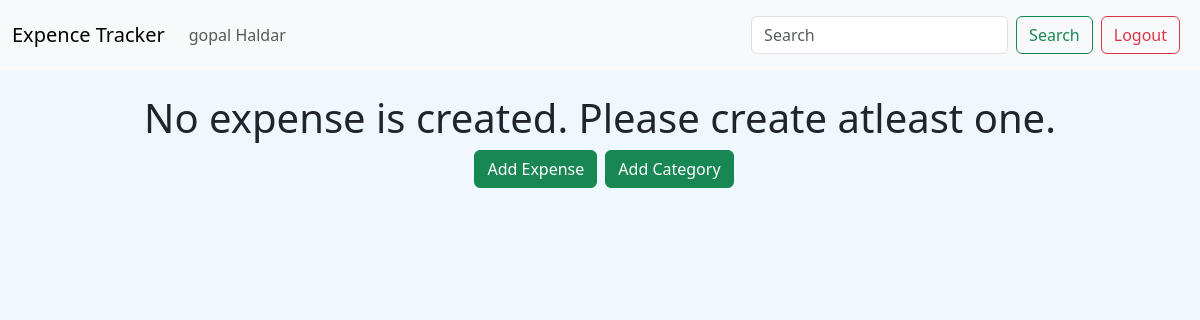
The app's page / (signed in), older data.
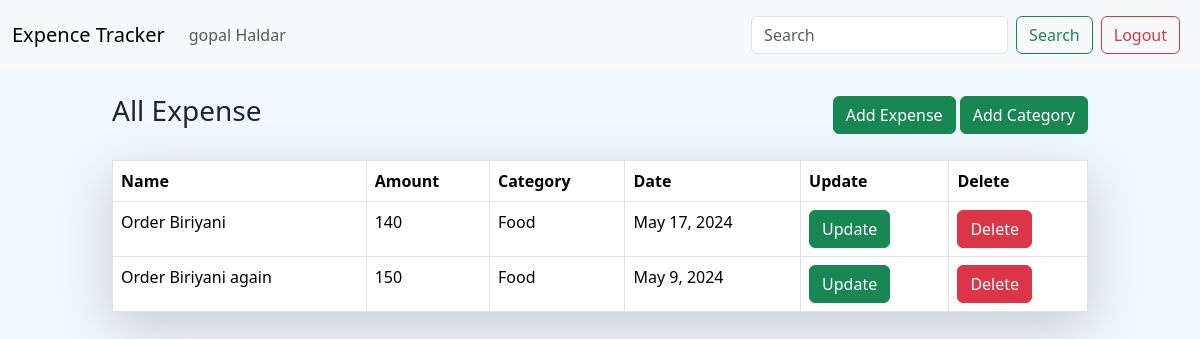
The same page, newer data.
### expence_tracker/models.py (models this page shows, shortened)
class Expence(models.Model):
    expence_name  = models.CharField(max_length=100, null=True, blank=True)
    amount  = models.IntegerField(null=True, blank=True)
    category = models.ForeignKey(Category, on_delete=models.SET_NULL, null=True, blank=True)
    date = models.DateField(null=True, blank=True)
    user = models.ForeignKey(User, on_delete=models.SET_NULL, null=True,blank=True)

class Category (models.Model):
    category = models.CharField(max_length=100)
    user = models.ForeignKey(User,on_delete=models.SET_NULL, null=True,blank=True)
    def __str__(self) -> str:
        return f"{self.category}"

### expence_tracker/views.py (the view, shortened to what this page needs)
# urls.py: path("", create_expence, name="create_expence"),
@login_required(login_url="/login/")
def create_expence(request):
    categories = Category.objects.filter(user=request.user)
    expences = Expence.objects.filter(user=request.user)
    return render(
        request,
        "create_expence.html",
        context={
            "categories":categories,
            "expences":expences
        }
    )

### templates/create_expence.html (shortened to what this page needs)
{% extends 'base.html' %}
{% block body %}
  {% if not expences %}
    <div class="container d-flex flex-column justify-content-center align-items-center">
      <h1 class="text-center mt-4">No expense is created. Please create atleast one.</h1>
      <div class="d-flex">
        <button type="button" class="btn btn-success mx-2" data-bs-toggle="modal" data-bs-target="#addExpenseModal">Add Expense</button>
        <button type="button" class="btn btn-success" data-bs-toggle="modal" data-bs-target="#addCategoryModal">Add Category</button>
      </div>
    </div>
  {% else %}
    <div class="container col-lg-10 mt-4">
      <div class="d-flex justify-content-between align-items-center">
        <h3>All Expense</h3>
        <div>
          <button type="button" class="btn btn-success" data-bs-toggle="modal" data-bs-target="#addExpenseModal">Add Expense</button>
          <button type="button" class="btn btn-success" data-bs-toggle="modal" data-bs-target="#addCategoryModal">Add Category</button>
        </div>
      </div>
      <table class="table table-bordered shadow-lg mt-4 p-4">
        <thead>
          <tr>
            <th scope="col">Name</th>
            <th scope="col">Amount</th>
            <th scope="col">Category</th>
            <th scope="col">Date</th>
            <th scope="col">Update</th>
            <th scope="col">Delete</th>
          </tr>
        </thead>
        <tbody>
          {% for expence in expences %}
            <tr>
              <td>{{ expence.expence_name }}</td>
              <td>{{ expence.amount }}</td>
              <td>{{ expence.category }}</td>
              <td>{{ expence.date }}</td>
              <td>
                <button type="button" class="btn btn-success" data-bs-toggle="modal" data-bs-target="#exampleModal{{ expence.id }}">Update</button>
              </td>
              <td>
                <a href="/delete/{{ expence.id }}/" class="btn btn-danger">Delete</a>
              </td>
            </tr>
          {% endfor %}
        </tbody>
      </table>
    </div>
  {% endif %}
{% endblock %}

### templates/base.html (shortened to what this page needs)
<!DOCTYPE html>
<html lang="en">
  <head>
    <link href="https://cdn.jsdelivr.net/npm/bootstrap@5.3.3/dist/css/bootstrap.min.css" rel="stylesheet" />
  </head>
  <body>
    <nav class="navbar navbar-expand-lg bg-body-tertiary">
      <div class="container-fluid">
        <a class="navbar-brand" href="/">Expence Tracker</a>
        <div class="collapse navbar-collapse" id="navbarSupportedContent">
          {% if request.user.is_authenticated %}
            <ul class="navbar-nav me-auto mb-2 mb-lg-0">
              <li class="nav-item">
                <a class="nav-link" href="/">{{ request.user.first_name }} {{ request.user.last_name }}</a>
              </li>
            </ul>
            <form class="d-flex" role="search">
              <input class="form-control me-2" name="search" type="search" placeholder="Search" aria-label="Search" />
              <button class="btn btn-outline-success" type="submit">Search</button>
            </form>
          {% endif %}
          {% if not request.user.is_authenticated %}
            <a href="/login/" class="btn btn-outline-success m-2" type="submit">Login</a>
          {% else %}
            <a href="/logout/" class="btn btn-outline-danger m-2" type="submit">Logout</a>
          {% endif %}
        </div>
      </div>
    </nav>
    {% block body %}
    {% endblock %}
  </body>
</html>

### templates/base.html (style rules this page uses)
body { background-color: aliceblue; }

Row changes from the older to the newer data that the page shows:
added Expence: expence_name "Order Biriyani", amount "140", category "Food", date "May 17, 2024"
added Expence: expence_name "Order Biriyani again", amount "150", category "Food", date "May 9, 2024"
Text that changed along with them:
text no longer shown: "No expense is created. Please create atleast one."
text now shown: "All Expense Name Amount Category Date Update Delete"
